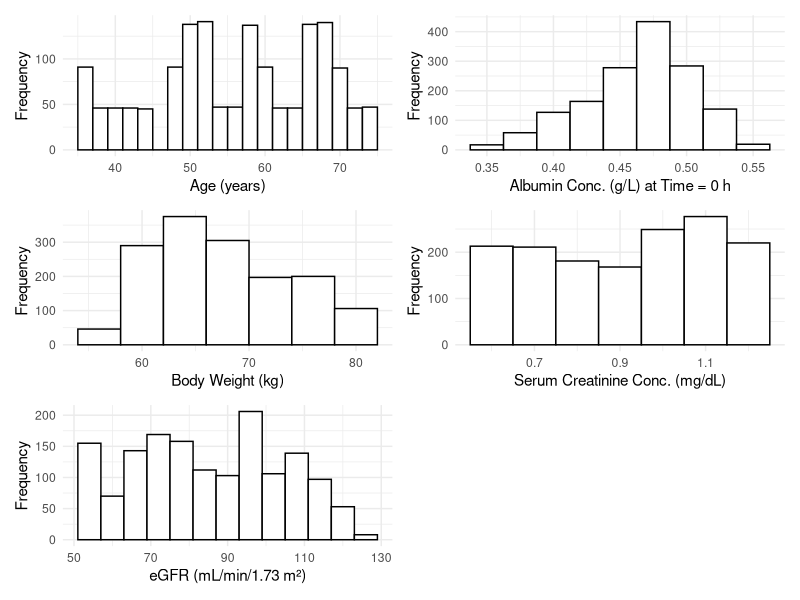
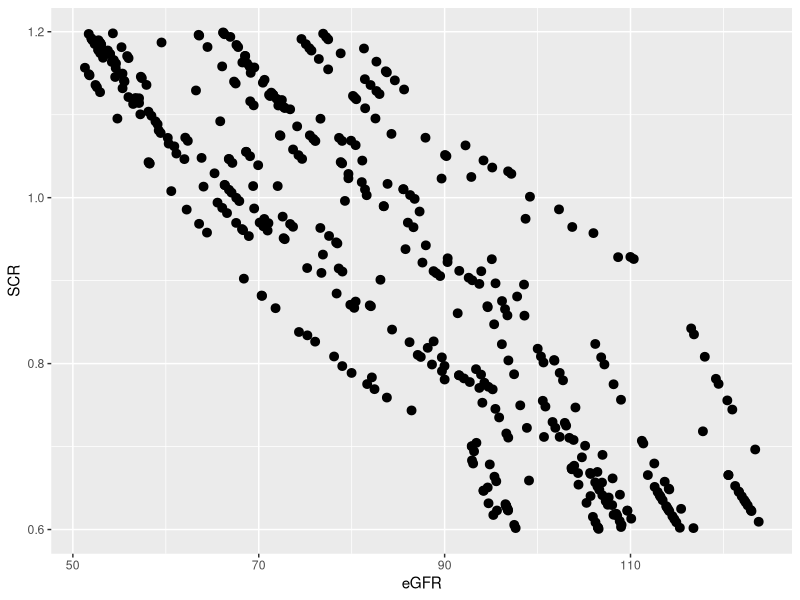

The R source for these figures, in order:
## ---- chunk 1
CEF <- read.table("IW2_Dataset_003_2526.txt", 
                  sep = " ",        # space-separated
                  na.strings = ".", # treat "." as NA
                  header = TRUE)
## ---- chunk 2
library(tidyverse)
library(ggplot2)
library(patchwork)
## ---- chunk 3
CEF <- CEF %>%
  mutate(BW = as.numeric(BW),
         ALB = as.numeric(ALB),
         eGFR = as.numeric(eGFR),
         DVID = as.integer(CONC_ID),
         DVID = ifelse(is.na(CONC_ID), 0, DVID),
         CMT = 1,
         MDV = ifelse(is.na(CONC), 1, 0),
         EVID = case_when(
           is.na(CONC) & DOSE!=0 ~ 1,
           CONC>=0 ~ 0,
           is.na(CONC) & DOSE==0 ~ 2))

CEF <- CEF %>% group_by(ID) %>%
  fill(c(BW),.direction = "downup") %>%
  fill(c(ALB),.direction = "downup") %>%
  fill(c(SCR),.direction = "downup") %>%
  fill(c(eGFR),.direction = "downup") %>%
  ungroup()

# CEF$ALBgL = CEF$ALB * 66500 * 0.001 # 65000 g/L; ALB (mmol/L or 1E-3 mol/L)
# CEF$AMT = CEF$DOSE * 600 / 1000 # 600 g/mol; mmol = 1E-3 mol; AMT in g
# CEF$DV = CEF$CONC * 600 / 1000 # DV in g/L


write.table(CEF, file = "dataset.txt", quote = FALSE, sep = " ", na = ".")
write.csv(CEF,file = "dataset.csv", quote = FALSE, row.names = FALSE, na = ".")
## ---- chunk 4
## check %BLQ
conc1 <- na.omit(CEF$CONC[CEF$CONC_ID==1]) # omit missing values from the concentrations
LLOQ1 <- 0.001 # given: LLOQ = 0.001 mmol/L for total conc.
perc_BLQ1 <- mean(conc1 < LLOQ1) * 100
perc_BLQ1

conc2 <- na.omit(CEF$CONC[CEF$CONC_ID==2])
LLOQ2 <- 0.0001 # given: LLOQ = 0.0001 mmol/L for unbound conc.
perc_BLQ2 <- mean(conc2 < LLOQ2) * 100
perc_BLQ2
## ---- chunk 5
h1 <- ggplot(CEF, aes(x = AGE)) +
      geom_histogram(binwidth = 2,
                     fill = "white", color = "black") +
      labs(x = "Age (years)",
           y = "Frequency") +
      theme_minimal()
h2 <- ggplot(CEF, aes(x = ALB)) +
      geom_histogram(binwidth = 0.025,
                     fill = "white", color = "black") +
      labs(x = "Albumin Conc. (g/L) at Time = 0 h",
           y = "Frequency") +
      theme_minimal()
h3 <- ggplot(CEF, aes(x = BW)) +
      geom_histogram(binwidth = 4,
                     fill = "white", color = "black") +
      labs(x = "Body Weight (kg)",
           y = "Frequency") +
      theme_minimal()
h4 <- ggplot(CEF, aes(x = SCR)) +
      geom_histogram(binwidth = 0.1,
                     fill = "white", color = "black") +
      labs(x = "Serum Creatinine Conc. (mg/dL)",
           y = "Frequency") +
      theme_minimal()
h6 <- ggplot(CEF, aes(x = eGFR)) +
      geom_histogram(binwidth = 6,
                     fill = "white", color = "black") +
      labs(x = "eGFR (mL/min/1.73 m²)",
           y = "Frequency")+
      theme_minimal()

h1 + h2 + h3 + h4 + h6 + plot_layout(ncol = 2)
## ---- chunk 6
ggplot(CEF,
       aes(x = eGFR,
           y = SCR)) +
  geom_point(size = 0.5) +
  stat_summary(line = "mean")
